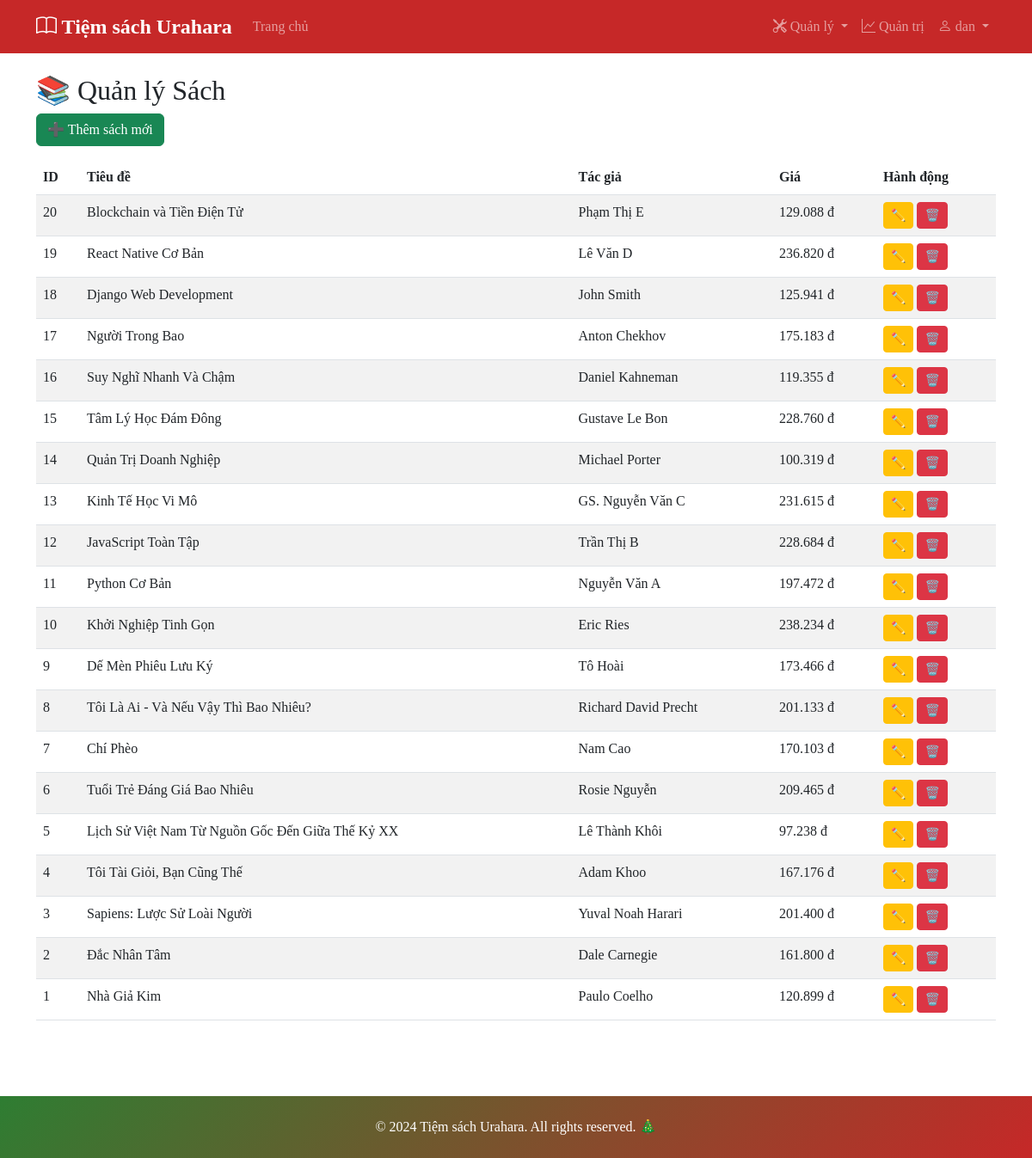
The page /manage/books/ (signed in) on the database its author committed.
### store/models.py (models this page shows, shortened)
class Book(models.Model):
    title = models.CharField(max_length=200, verbose_name='Tên sách')
    slug = models.SlugField(unique=True, verbose_name='Slug')
    author = models.CharField(max_length=100, verbose_name='Tác giả')
    category = models.ForeignKey(Category, on_delete=models.CASCADE, related_name='books', verbose_name='Danh mục')
    description = models.TextField(verbose_name='Mô tả')
    price = models.DecimalField(max_digits=10, decimal_places=0, validators=[MinValueValidator(0)], verbose_name='Giá')
    image = models.ImageField(upload_to='books/', blank=True, null=True, verbose_name='Hình ảnh')
    stock = models.IntegerField(validators=[MinValueValidator(0)], default=0, verbose_name='Số lượng')
    is_active = models.BooleanField(default=True, verbose_name='Kích hoạt')
    created_at = models.DateTimeField(auto_now_add=True, verbose_name='Ngày tạo')
    updated_at = models.DateTimeField(auto_now=True, verbose_name='Ngày cập nhật')
    class Meta:
        verbose_name = 'Sách'
        verbose_name_plural = 'Sách'
        ordering = ['-created_at']

### store/views_admin.py (the view)
# urls.py: path('manage/books/', views_admin.admin_books, name='admin_books'),
@login_required
@user_passes_test(admin_required)
def admin_books(request):
    books = Book.objects.all().order_by('-id')
    return render(request, 'store/admin_books.html', {'books': books})

### store/context_processors.py (called while the page is built)
def cart_count(request):
    if request.user.is_authenticated:
        count = request.user.cart_items.count()
    else:
        count = 0
    return {'cart_count': count}

### store/views_admin.py (called while the page is built)
def admin_required(user):
    return user.is_authenticated and user.is_staff

### store/templates/store/admin_books.html (shortened to what this page needs)
{% extends 'store/base.html' %}
{% block content %}
<h2>📚 Quản lý Sách</h2>
<a href="{% url 'add_book' %}" class="btn btn-success mb-3">➕ Thêm sách mới</a>
<table class="table table-striped">
  <thead>
    <tr>
      <th>ID</th><th>Tiêu đề</th><th>Tác giả</th><th>Giá</th><th>Hành động</th>
    </tr>
  </thead>
  <tbody>
    {% for book in books %}
    <tr>
      <td>{{ book.id }}</td>
      <td>{{ book.title }}</td>
      <td>{{ book.author }}</td>
      <td>{{ book.price }} đ</td>
      <td>
        <a href="{% url 'edit_book' book.id %}" class="btn btn-warning btn-sm">✏️</a>
        <a href="{% url 'delete_book' book.id %}" class="btn btn-danger btn-sm">🗑️</a>
      </td>
    </tr>
    {% endfor %}
  </tbody>
</table>
{% endblock %}

### store/templates/store/base.html (shortened to what this page needs)
<!DOCTYPE html>
<html lang="vi">
<head>
    {% load static %}
    <link href="https://cdn.jsdelivr.net/npm/bootstrap@5.3.0/dist/css/bootstrap.min.css" rel="stylesheet">
    <link rel="stylesheet" href="https://cdn.jsdelivr.net/npm/bootstrap-icons@1.10.0/font/bootstrap-icons.css">
    <link rel="stylesheet" href="{% static 'store/css/style.css' %}">
    <link rel="stylesheet" href="{% static 'store/css/christmas.css' %}">
</head>
<body>
    <nav class="navbar navbar-expand-lg navbar-dark bg-primary">
        <div class="container">
            <a class="navbar-brand" href="{% url 'index' %}">
                <i class="bi bi-book"></i> Tiệm sách Urahara
            </a>
            <div class="collapse navbar-collapse" id="navbarNav">
                <ul class="navbar-nav me-auto">
                    <li class="nav-item">
                        <a class="nav-link" href="{% url 'index' %}">Trang chủ</a>
                    </li>
                </ul>
                <ul class="navbar-nav">
                    {% if user.is_staff %}
                    <li class="nav-item dropdown">
                        <a class="nav-link dropdown-toggle" href="#" id="adminDropdown" role="button" data-bs-toggle="dropdown">
                            <i class="bi bi-tools"></i> Quản lý
                        </a>
                    </li>
                    {% endif %}
                    {% if user.is_authenticated %}
                        {% if user.is_staff %}
                            <li class="nav-item">
                                <a class="nav-link" href="{% url 'dashboard' %}">
                                    <i class="bi bi-graph-up"></i> Quản trị
                                </a>
                            </li>
                        {% endif %}
                        <li class="nav-item dropdown">
                            <a class="nav-link dropdown-toggle" href="#" id="navbarDropdown" role="button" data-bs-toggle="dropdown">
                                <i class="bi bi-person"></i> {{ user.username }}
                            </a>
                        </li>
                    {% endif %}
                </ul>
            </div>
        </div>
    </nav>
    <main class="container my-4">
        {% block content %}{% endblock %}
    </main>
    <footer class="bg-light mt-5 py-4">
        <div class="container text-center">
            <p class="mb-0">&copy; 2024 Tiệm sách Urahara. All rights reserved. 🎄</p>
        </div>
    </footer>
</body>
</html>

### store/static/store/css/style.css (style rules this page uses)
body, html, * { font-family: "Cambria", "Times New Roman", serif !important; }
body { min-height: 100vh; display: flex; flex-direction: column; background-color: #ffffff; }
main { flex: 1; }
.navbar-brand { font-weight: bold; font-size: 1.5rem; }
.table th { white-space: nowrap; }

### store/static/store/css/christmas.css (style rules this page uses)
:root { --christmas-red: #C62828; --christmas-green: #2E7D32; --christmas-gold: #FFD54F; --snow-white: #ffffff; }
body { background-image: radial-gradient(circle at 20% 50%, rgba(255, 255, 255, 0.1) 1px, transparent 1px), radial-gradient(circle at 60% 80%, rgba(255, 255, 255, 0.1) 1px, transparent 1px), radial-gradient(circle at 40% 20%, rgba(255, 255, 255, 0.1) 1px, transparent 1px); background-size: 200px 200px, 300px 300px, 250px 250px; animation: snowDrift 20s linear infinite; }
.navbar-dark.bg-primary { background-color: var(--christmas-red) !important; }
footer { background: linear-gradient(135deg, var(--christmas-green) 0%, var(--christmas-red) 100%) !important; color: white; }

### rows shown on the page
Book: id "20", title "Blockchain và Tiền Điện Tử", author "Phạm Thị E", price "129.088"
Book: id "19", title "React Native Cơ Bản", author "Lê Văn D", price "236.820"
Book: id "18", title "Django Web Development", author "John Smith", price "125.941"
Book: id "17", title "Người Trong Bao", author "Anton Chekhov", price "175.183"
Book: id "16", title "Suy Nghĩ Nhanh Và Chậm", author "Daniel Kahneman", price "119.355"
Book: id "15", title "Tâm Lý Học Đám Đông", author "Gustave Le Bon", price "228.760"
Book: id "14", title "Quản Trị Doanh Nghiệp", author "Michael Porter", price "100.319"
Book: id "13", title "Kinh Tế Học Vi Mô", author "GS. Nguyễn Văn C", price "231.615"
Book: id "12", title "JavaScript Toàn Tập", author "Trần Thị B", price "228.684"
Book: id "11", title "Python Cơ Bản", author "Nguyễn Văn A", price "197.472"
Book: id "10", title "Khởi Nghiệp Tinh Gọn", author "Eric Ries", price "238.234"
Book: id "9", title "Dế Mèn Phiêu Lưu Ký", author "Tô Hoài", price "173.466"
Book: id "8", title "Tôi Là Ai - Và Nếu Vậy Thì Bao Nhiêu?", author "Richard David Precht", price "201.133"
Book: id "7", title "Chí Phèo", author "Nam Cao", price "170.103"
Book: id "6", title "Tuổi Trẻ Đáng Giá Bao Nhiêu", author "Rosie Nguyễn", price "209.465"
Book: id "5", title "Lịch Sử Việt Nam Từ Nguồn Gốc Đến Giữa Thế Kỷ XX", author "Lê Thành Khôi", price "97.238"
Book: id "4", title "Tôi Tài Giỏi, Bạn Cũng Thế", author "Adam Khoo", price "167.176"
Book: id "3", title "Sapiens: Lược Sử Loài Người", author "Yuval Noah Harari", price "201.400"
Book: id "2", title "Đắc Nhân Tâm", author "Dale Carnegie", price "161.800"
Book: id "1", title "Nhà Giả Kim", author "Paulo Coelho", price "120.899"

### other values the page prints
{{ user.username }} "dan"
